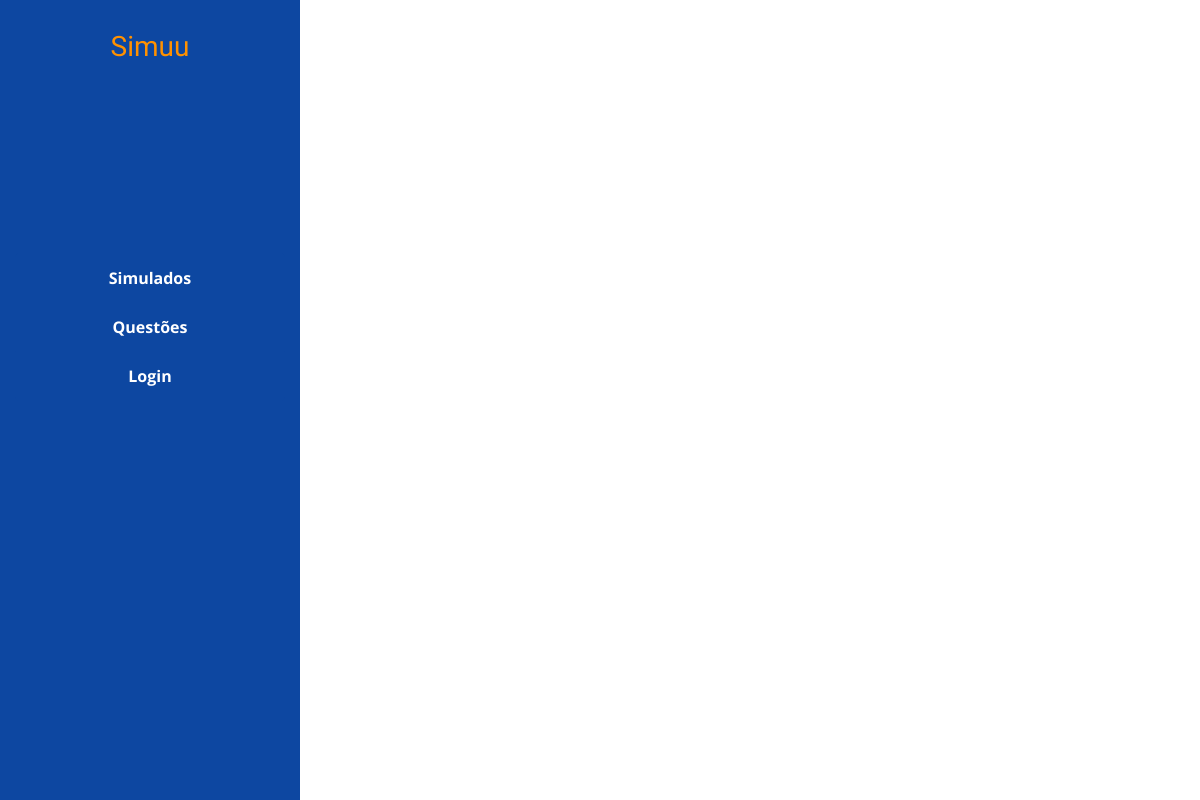
The app's page /simuu/, older data.
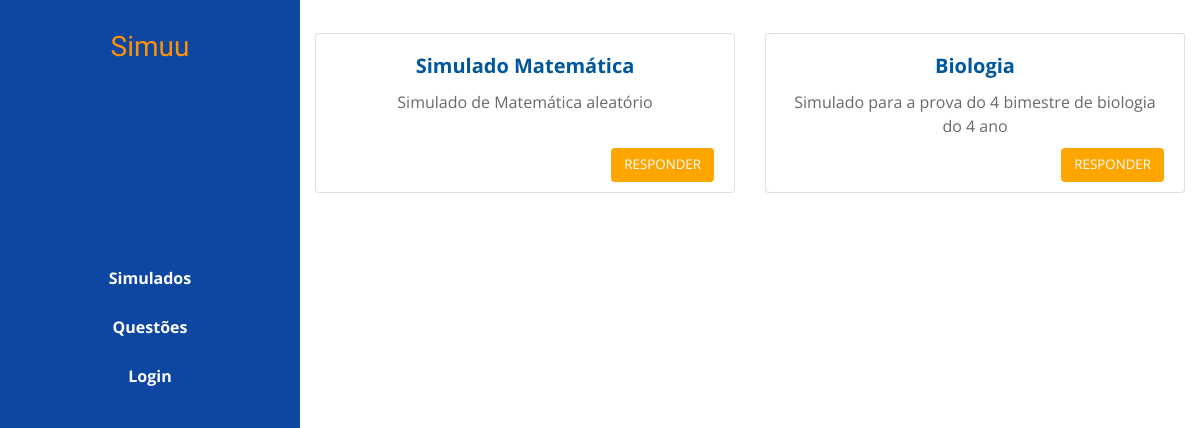
The same page, newer data.
### simuu/models.py (models this page shows, shortened)
class Simulado(models.Model):
    titulo = models.CharField(max_length=200)
    descricao = models.TextField()
    autor = models.ForeignKey(User,on_delete=models.CASCADE)
    class Meta:
        verbose_name_plural = "simulados"

### simuu/views.py (the view)
# urls.py: path('', views.ListarSimulados.as_view(), name='listarSimulados'),
class ListarSimulados(generic.ListView):
    model = Simulado
    context_object_name = 'simulados'
    template_name = 'simuu/listarSimulados.html'

### simuu/templates/simuu/listarSimulados.html
{% extends 'simuu/base.html' %}
{% block conteudo %}
    <div class="row row-eq-height mt-4">
        {% for sim in simulados %}
        <div class="col-md-6 col-sm-12 form-group pb-2">
            <div class="card mb-3 text-center">
                <div class="card-body">
                  <h5 class="card-title">{{sim.titulo}}</h5>
                  <p class="card-text">{{sim.descricao}}</p>
                  <a href="{% url 'simuu:responderSimulado' sim.id %}" class="btn responderSimulado float-right">RESPONDER</a>
                </div>
            </div>
        </div>
        {% endfor %}
    </div>
{% endblock %}

Row changes from the older to the newer data that the page shows:
added Simulado: titulo "Simulado Matemática", descricao "Simulado de Matemática aleatório"
added Simulado: titulo "Biologia", descricao "Simulado para a prova do 4 bimestre de biologia do 4 ano"
